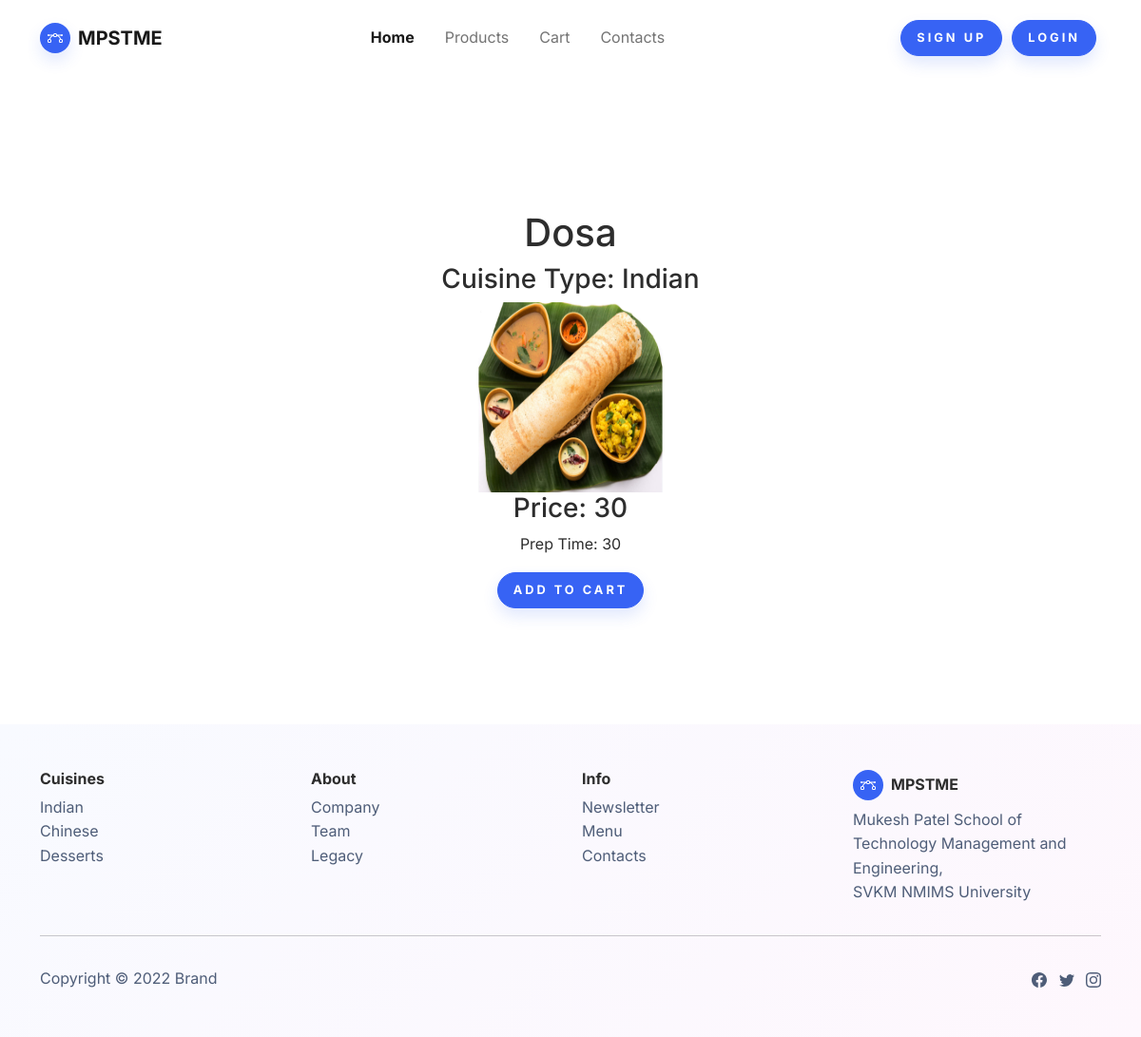
Screenshot of /product/Dosa/ with the database file from the repository.
### home/models.py (models this page shows, shortened)
class Menu(models.Model):
    name=models.CharField(max_length=50)
    price=models.IntegerField()
    prep_time=models.IntegerField()
    cuisines=(
        ('0', "None"),
        ("Indian", "Indian"),
        ("Chinese", "Chinese"),
        ("Continental", "Continental"),
        ("Desserts", "Desserts"),
    )
    cuisine=models.CharField(choices=cuisines, max_length=30, default="None")
    img=models.ImageField(upload_to='img/', null=True, blank=True)
    class Meta:
        verbose_name_plural = "Menu"

### home/views.py (the view)
# urls.py: path('product/<str:name>/',views.product,name='product'),
def product(request,name):
    data=Menu.objects.get(name=name)
    context={"data":data}
    return render(request, 'product.html', context)

### templates/product.html (shortened to what this page needs)
{% extends './common/base.html'%}
{% load static %}
{% block content%}
    <section class="py-5 mt-5">
        <div class="container py-5" style="text-align: center;">
            <h1>{{data.name}}</h1>
            <h3>Cuisine Type: {{data.cuisine}}</h3>
            {% if data.img %}
            <img src="{{data.img.url}}" height="200px" width="200px">
            {% endif %}
            <h3>Price: {{data.price}}</h3>
            <p>Prep Time: {{data.prep_time}}</p>
            <a href=""><button class="btn btn-primary shadow">Add to Cart</button></a>
            <br>
            <br>
        </div>
    </section>
    {% endblock %}

### rows the page displays
Menu: name "Dosa", cuisine "Indian", img (picture), price "30", prep_time "30"
